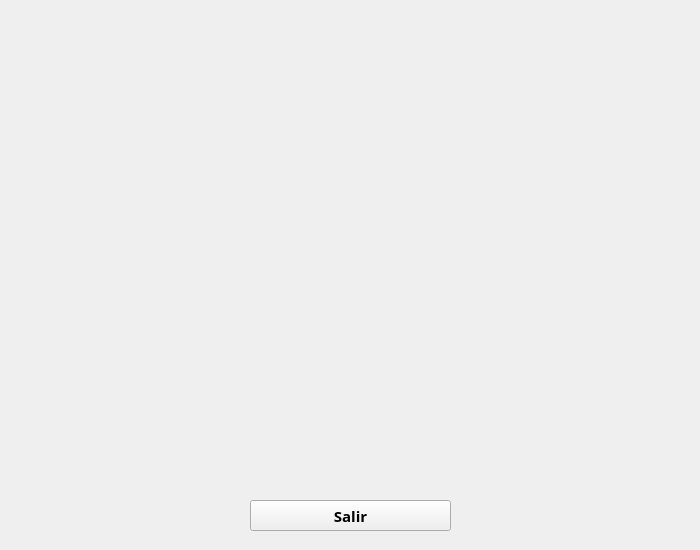
<?xml version="1.0" encoding="UTF-8"?>
<ui version="4.0">
 <class>Form</class>
 <widget class="QWidget" name="Form">
  <property name="geometry">
   <rect>
    <x>0</x>
    <y>0</y>
    <width>700</width>
    <height>550</height>
   </rect>
  </property>
  <property name="minimumSize">
   <size>
    <width>700</width>
    <height>550</height>
   </size>
  </property>
  <property name="windowTitle">
   <string>Tiempo de descansar la vista</string>
  </property>
  <property name="windowIcon">
   <iconset resource="../resources.qrc">
    <normaloff>:/iconos/ojo2.png</normaloff>:/iconos/ojo2.png</iconset>
  </property>
  <widget class="QPushButton" name="pushButton">
   <property name="geometry">
    <rect>
     <x>250</x>
     <y>500</y>
     <width>201</width>
     <height>31</height>
    </rect>
   </property>
   <property name="font">
    <font>
     <family>Segoe MDL2 Assets</family>
     <pointsize>11</pointsize>
     <bold>true</bold>
    </font>
   </property>
   <property name="text">
    <string>Salir</string>
   </property>
  </widget>
  <widget class="QLabel" name="imagenLabel">
   <property name="geometry">
    <rect>
     <x>20</x>
     <y>20</y>
     <width>661</width>
     <height>461</height>
    </rect>
   </property>
   <property name="text">
    <string/>
   </property>
   <property name="pixmap">
    <pixmap resource="../resources.qrc">:/iconos/ojo2.png</pixmap>
   </property>
   <property name="scaledContents">
    <bool>true</bool>
   </property>
  </widget>
 </widget>
 <resources>
  <include location="../resources.qrc"/>
 </resources>
 <connections/>
</ui>
